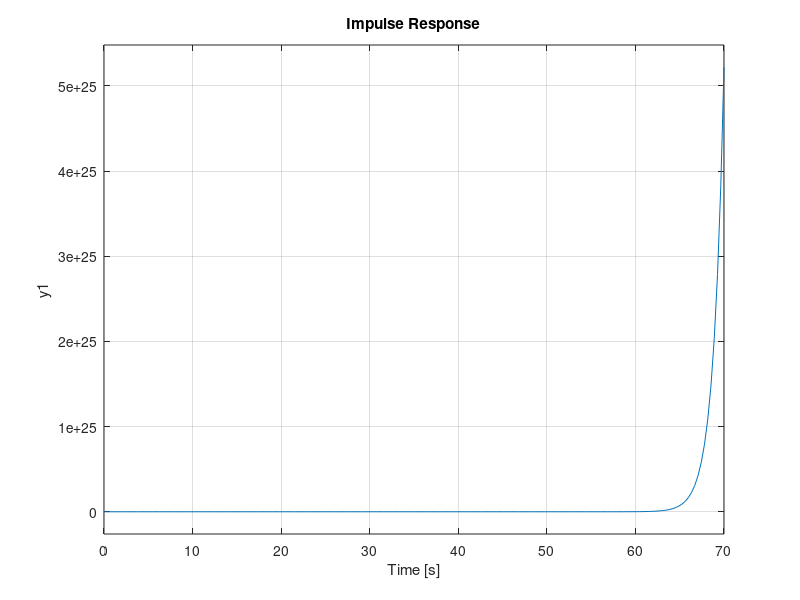
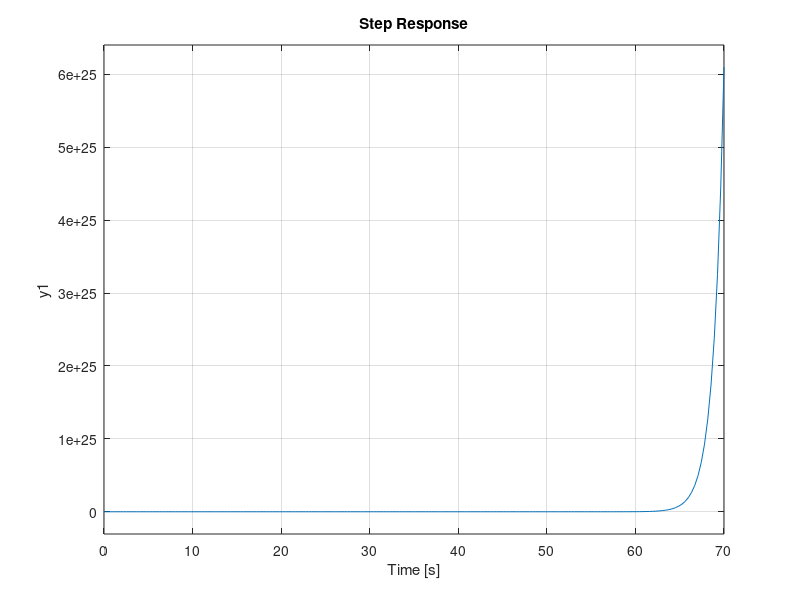

Write the MATLAB code that produced these figures, in order.
sys = tf([0.4 0 0], [1 -1 0.1 0.02]);%Definición del sistema a partir de su función de transferencia
impulse(sys)%Respuesta al impulso del sistema
figure;
step(sys)%Respuesta a entrada escalón